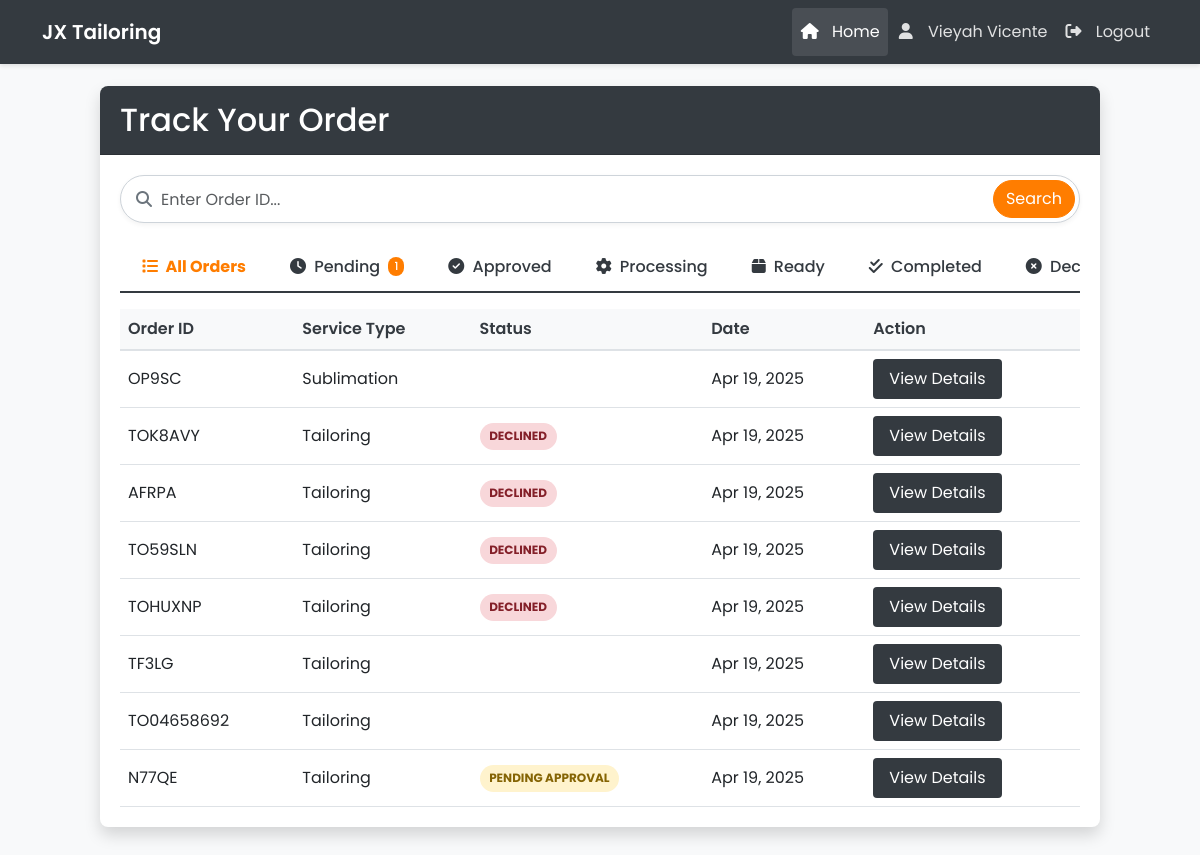
Page /customer/track_order.php (signed in) on the committed database.
### tables this page shows
CREATE TABLE `customers` (
  `customer_id` int(11) NOT NULL,
  `username` varchar(50) NOT NULL,
  `password` varchar(255) NOT NULL,
  `email` varchar(100) NOT NULL,
  `first_name` varchar(50) NOT NULL,
  `last_name` varchar(50) NOT NULL,
  `phone_number` varchar(20) DEFAULT NULL,
  `address` text DEFAULT NULL,
  `created_at` timestamp NOT NULL DEFAULT current_timestamp(),
  `updated_at` timestamp NOT NULL DEFAULT current_timestamp() ON UPDATE current_timestamp()
);

CREATE TABLE `orders` (
  `order_id` varchar(10) NOT NULL,
  `customer_id` int(11) NOT NULL,
  `order_type` enum('tailoring','sublimation') NOT NULL,
  `total_amount` decimal(10,2) NOT NULL,
  `downpayment_amount` decimal(10,2) NOT NULL,
  `payment_method` enum('cash','gcash') NOT NULL,
  `payment_status` enum('pending','downpayment_paid','fully_paid') DEFAULT 'pending',
  `order_status` enum('pending_approval','declined','approved','in_process','ready_for_pickup','completed') DEFAULT 'pending_approval',
  `staff_id` int(11) DEFAULT NULL,
  `manager_id` int(11) DEFAULT NULL,
  `notes` text DEFAULT NULL,
  `created_at` timestamp NOT NULL DEFAULT current_timestamp(),
  `updated_at` timestamp NOT NULL DEFAULT current_timestamp() ON UPDATE current_timestamp()
);

### customer/track_order.php (the view, shortened to what this page needs)
<?php
include '../db.php';
$customer_id = $_SESSION['customer_id'];
$customer_query = "SELECT first_name, last_name FROM customers WHERE customer_id = ?";
$stmt = $conn->prepare($customer_query);
$stmt->bind_param("i", $customer_id);
$stmt->execute();
$result = $stmt->get_result();
$customer = $result->fetch_assoc();
$customer_name = $customer ? $customer['first_name'] . ' ' . $customer['last_name'] : 'Guest';
$search_query = "";
$where_clause = "o.customer_id = ?";
$query = "SELECT o.order_id, o.order_type, o.total_amount, o.downpayment_amount,
                 o.payment_method, o.payment_status, o.order_status, o.created_at, o.updated_at,
                 CASE
                    WHEN o.order_type = 'sublimation' THEN s.completion_date
                    WHEN o.order_type = 'tailoring' THEN t.completion_date
                    ELSE DATE_ADD(o.created_at, INTERVAL 7 DAY)
                 END AS completion_date,
                 o.notes,
                 s.template_id, s.custom_design, s.printing_type, s.size, s.color, s.instructions,
                 CASE
                    WHEN o.order_type = 'sublimation' THEN COUNT(sp.player_id)
                    ELSE 1
                 END AS quantity
          FROM orders o
          LEFT JOIN sublimation_orders s ON o.order_id = s.order_id AND o.order_type = 'sublimation'
          LEFT JOIN tailoring_orders t ON o.order_id = t.order_id AND o.order_type = 'tailoring'
          LEFT JOIN sublimation_players sp ON s.sublimation_id = sp.sublimation_id
          WHERE $where_clause
          GROUP BY o.order_id
          ORDER BY o.created_at DESC";
$stmt = mysqli_prepare($conn, $query);
mysqli_stmt_bind_param($stmt, "i", $customer_id);
mysqli_stmt_execute($stmt);
$result = mysqli_stmt_get_result($stmt);
?>
<!DOCTYPE html>
<html lang="en">
<head>
    <link href="https://cdn.jsdelivr.net/npm/bootstrap@5.3.0-alpha1/dist/css/bootstrap.min.css" rel="stylesheet">
    <link rel="stylesheet" href="https://cdnjs.cloudflare.com/ajax/libs/font-awesome/6.4.0/css/all.min.css">
</head>
<body>
<nav class="navbar navbar-expand-lg navbar-dark fixed-top">
    <div class="container">
        <a class="navbar-brand" href="#">JX Tailoring</a>
        <div class="collapse navbar-collapse" id="navbarNav">
            <ul class="navbar-nav ms-auto">
                <li class="nav-item">
                    <a class="nav-link active" aria-current="page" href="index.php"><i class="fas fa-home"></i> Home</a>
                </li>
                <li class="nav-item">
                    <a class="nav-link" href="#"><i class="fas fa-user"></i> <?= htmlspecialchars($customer_name) ?></a>
                </li>
                <li class="nav-item">
                    <a class="nav-link" href="logout.php"><i class="fas fa-sign-out-alt"></i> Logout</a>
                </li>
            </ul>
        </div>
    </div>
</nav>
<div class="orders-container">
    <div class="card">
        <div class="card-header">
            <h2 class="mb-0">Track Your Order</h2>
        </div>
        <div class="card-body">
            <form method="GET" class="search-form">
                <i class="fas fa-search icon"></i>
                <input type="text" class="form-control" name="search" placeholder="Enter Order ID..." value="<?= htmlspecialchars($search_query) ?>">
                <button type="submit" class="btn btn-primary">Search</button>
            </form>
            <ul class="nav nav-tabs status-tabs mb-3" id="orderTabs" role="tablist">
                <li class="nav-item" role="presentation">
                    <button class="nav-link active" id="all-tab" data-bs-toggle="tab" data-bs-target="#all" type="button" role="tab" aria-controls="all" aria-selected="true">
                        <i class="fas fa-list me-1"></i> <span class="tab-text">All Orders</span>
                    </button>
                </li>
                <li class="nav-item" role="presentation">
                    <button class="nav-link" id="pending-tab" data-bs-toggle="tab" data-bs-target="#pending" type="button" role="tab" aria-controls="pending" aria-selected="false">
                        <i class="fas fa-clock me-1"></i> <span class="tab-text">Pending</span>
                        <?php
                        $pending_count = 0;
                        mysqli_data_seek($result, 0);
                        while ($row = mysqli_fetch_assoc($result)) {
                            if ($row['order_status'] == 'pending_approval') $pending_count++;
                        }
                        if ($pending_count > 0): ?>
                        <span class="status-badge"><?= $pending_count ?></span>
                        <?php endif; ?>
                    </button>
                </li>
                <li class="nav-item" role="presentation">
                    <button class="nav-link" id="approved-tab" data-bs-toggle="tab" data-bs-target="#approved" type="button" role="tab" aria-controls="approved" aria-selected="false">
                        <i class="fas fa-check-circle me-1"></i> <span class="tab-text">Approved</span>
                    </button>
                </li>
                <li class="nav-item" role="presentation">
                    <button class="nav-link" id="processing-tab" data-bs-toggle="tab" data-bs-target="#processing" type="button" role="tab" aria-controls="processing" aria-selected="false">
                        <i class="fas fa-cog me-1 fa-spin-hover"></i> <span class="tab-text">Processing</span>
                    </button>
                </li>
                <li class="nav-item" role="presentation">
                    <button class="nav-link" id="ready-tab" data-bs-toggle="tab" data-bs-target="#ready" type="button" role="tab" aria-controls="ready" aria-selected="false">
                        <i class="fas fa-box me-1"></i> <span class="tab-text">Ready</span>
                    </button>
                </li>
                <li class="nav-item" role="presentation">
                    <button class="nav-link" id="completed-tab" data-bs-toggle="tab" data-bs-target="#completed" type="button" role="tab" aria-controls="completed" aria-selected="false">
                        <i class="fas fa-check-double me-1"></i> <span class="tab-text">Completed</span>
                    </button>
                </li>
                <li class="nav-item" role="presentation">
                    <button class="nav-link" id="declined-tab" data-bs-toggle="tab" data-bs-target="#declined" type="button" role="tab" aria-controls="declined" aria-selected="false">
                        <i class="fas fa-times-circle me-1"></i> <span class="tab-text">Declined</span>
                    </button>
                </li>
            </ul>
            <div class="tab-content" id="orderTabsContent">
                <div class="tab-pane fade show active" id="all" role="tabpanel" aria-labelledby="all-tab">
                    <?php
                    mysqli_data_seek($result, 0);
                    $has_orders = mysqli_num_rows($result) > 0;
                    if ($has_orders): ?>
                        <div class="table-responsive">
                            <table class="table table-hover">
                                <thead>
                                    <tr>
                                        <th>Order ID</th>
                                        <th>Service Type</th>
                                        <th>Status</th>
                                        <th>Date</th>
                                        <th>Action</th>
                                    </tr>
                                </thead>
                                <tbody>
                                    <?php while ($row = mysqli_fetch_assoc($result)) : ?>
                                        <tr>
                                            <td><?= htmlspecialchars($row['order_id']) ?></td>
                                            <td><?= htmlspecialchars(ucfirst($row['order_type'])) ?></td>
                                            <td>
                                                <span class="status-pill status-<?= str_replace('_', '-', $row['order_status']) ?>">
                                                    <?= htmlspecialchars(str_replace('_', ' ', ucwords($row['order_status']))) ?>
                                                </span>
                                            </td>
                                            <td><?= date('M j, Y', strtotime($row['created_at'])) ?></td>
                                            <td>
                                                <button class="btn view-btn" onclick="openModal(
                                                    '<?= htmlspecialchars($row['order_id']) ?>',
                                                    '<?= number_format($row['total_amount'], 2) ?>',
                                                    '<?= number_format($row['downpayment_amount'], 2) ?>',
                                                    '<?= htmlspecialchars($row['payment_method']) ?>',
                                                    '<?= htmlspecialchars($row['payment_status']) ?>',
                                                    '<?= date('F j, Y, g:i a', strtotime($row['created_at'])) ?>',
                                                    '<?= date('F j, Y', strtotime($row['completion_date'])) ?>',
                                                    '<?= $row['custom_design'] ? "Custom Design" : "Template" ?>',
                                                    '<?= htmlspecialchars($row['printing_type']) ?>',
                                                    '<?= htmlspecialchars($row['quantity']) ?>',
                                                    '<?= htmlspecialchars($row['size']) ?>',
                                                    '<?= htmlspecialchars($row['color']) ?>',
                                                    '<?= htmlspecialchars($row['instructions']) ?>'
                                                )">View Details</button>
                                            </td>
                                        </tr>
                                    <?php endwhile; ?>
                                </tbody>
                            </table>
                        </div>
                    <?php endif; ?>
                </div>
            </div>
        </div>
    </div>
</div>
</body>
</html>

### customer/track_order.php (style rules this page uses)
body { background-color: #f8f9fa; color: #212529; font-family: 'Poppins', sans-serif; padding-top: 56px; }
.navbar { background-color: #343a40; box-shadow: 0 2px 4px rgba(0,0,0,.1); }
.navbar-brand { font-weight: 600; color: white; }
.navbar-nav .nav-link { color: rgba(255,255,255,0.85); padding: 0.75rem 1rem; border-radius: 4px; transition: all 0.2s; }
.navbar-nav .nav-link:hover, .navbar-nav .nav-link.active { color: white; background-color: rgba(255,255,255,0.1); }
.navbar-nav .nav-link i { width: 20px; text-align: center; margin-right: 8px; }
.orders-container { max-width: 1000px; margin: 30px auto; }
.card { border: none; box-shadow: 0 0.5rem 1rem rgba(0,0,0,0.15); border-radius: 0.5rem; }
.card-header { background-color: #343a40; color: white; font-weight: 600; border-top-left-radius: 0.5rem !important; border-top-right-radius: 0.5rem !important; }
.search-form { position: relative; margin-bottom: 20px; }
.search-form .form-control { padding-left: 2.5rem; padding-right: 6.5rem; height: 3rem; font-size: 1rem; border-radius: 25px; border: 1px solid #ced4da; box-shadow: 0 2px 5px rgba(0,0,0,0.05); }
.search-form .icon { position: absolute; left: 1rem; top: 50%; transform: translateY(-50%); color: #6c757d; }
.search-form .btn { position: absolute; right: 5px; top: 5px; border-radius: 20px; background-color: #ff7d00; border-color: #ff7d00; color: white; height: calc(100% - 10px); transition: all 0.2s; }
.table { margin-bottom: 0; }
.table th { font-weight: 600; background-color: #f8f9fa; color: #343a40; border-bottom: 2px solid #dee2e6; }
.table td { vertical-align: middle; }
.table .view-btn { background-color: #343a40; color: white; border: none; border-radius: 0.25rem; padding: 0.5rem 1rem; transition: all 0.2s; }
.status-tabs { display: flex; flex-wrap: nowrap; overflow-x: auto; border-bottom: 2px solid #343a40; margin-bottom: 20px; padding-bottom: 1px; background: #fff; width: 100%; -ms-overflow-style: none; scrollbar-width: none; position: relative; }
.status-tabs .nav-item { flex: 0 0 auto; margin-bottom: -2px; text-align: center; white-space: nowrap; }
.status-tabs .nav-link { color: #343a40; background-color: transparent; font-weight: 500; padding: 12px 20px; border: none; border-radius: 0; border-bottom: 2px solid transparent; transition: all 0.2s ease; }
.status-tabs .nav-link.active { color: #ff7d00; font-weight: 700; border-bottom: 2px solid #ff7d00; }
.status-badge { background-color: #ff7d00; color: white; font-size: 0.7rem; border-radius: 10px; padding: 1px 6px; margin-left: 4px; display: inline-block; position: relative; top: -2px; }
.status-tabs { display: flex; flex-wrap: nowrap; overflow-x: auto; border-bottom: 2px solid #343a40; margin-bottom: 20px; padding-bottom: 1px; background: #fff; width: 100%; position: relative; scrollbar-width: thin; scroll-behavior: smooth; -webkit-overflow-scrolling: touch; }
.status-tabs .nav-item { flex: 0 0 auto; margin-bottom: -2px; text-align: center; white-space: nowrap; padding: 0 2px; }
.card-header { background-color: #343a40; color: white; padding: 15px 20px; font-weight: 600; }
.card-body { padding: 20px; }
.status-pending-approval { background-color: #fff3cd; color: #856404; }
.status-declined { background-color: #f8d7da; color: #842029; }
.status-pill { padding: 0.3rem 0.6rem; border-radius: 50px; font-size: 0.75rem; font-weight: bold; text-transform: uppercase; display: inline-block; }

### rows in the picture
customers: customer_name "Vieyah Vicente"
orders: order_id "OP9SC", order_type "Sublimation", created_at "Apr 19, 2025"
orders: order_id "TOK8AVY", order_type "Tailoring", order_status "DECLINED", created_at "Apr 19, 2025"
orders: order_id "AFRPA", order_type "Tailoring", order_status "DECLINED", created_at "Apr 19, 2025"
orders: order_id "TO59SLN", order_type "Tailoring", order_status "DECLINED", created_at "Apr 19, 2025"
orders: order_id "TOHUXNP", order_type "Tailoring", order_status "DECLINED", created_at "Apr 19, 2025"
orders: order_id "TF3LG", order_type "Tailoring", created_at "Apr 19, 2025"
orders: order_id "TO04658692", order_type "Tailoring", created_at "Apr 19, 2025"
orders: order_id "N77QE", order_type "Tailoring", order_status "PENDING APPROVAL", created_at "Apr 19, 2025"

### other values in the picture
$pending_count "1"
